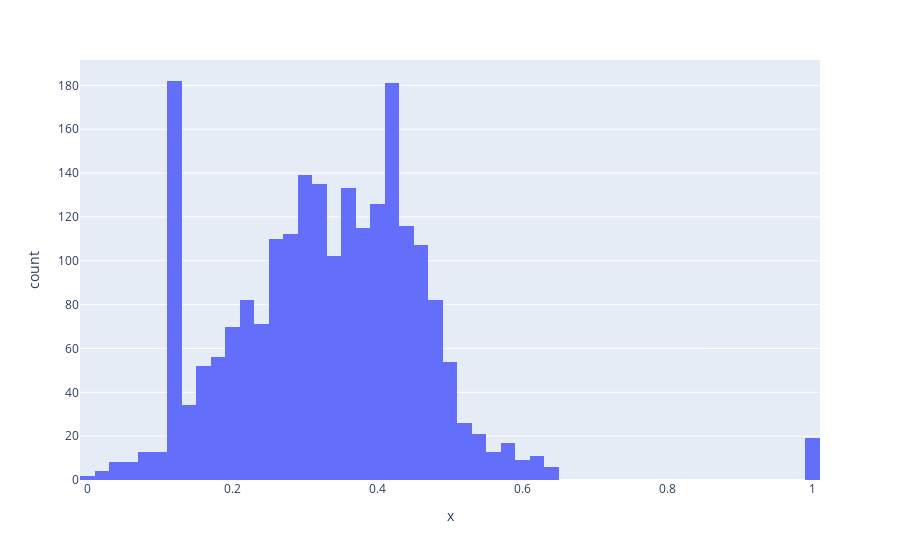

Notebook cell for this chart:
### Code cell
query_mat = res1_np[df["best_flight_sim"] > 0.65]
print(query_mat.shape)

df["best_flight_sim"] = cosine_similarity(query_mat, res1_np).T.max(axis = 1)
px.histogram(x = df["best_flight_sim"])

### Figure 1 — Plotly figure (JSON) as saved in the notebook; plotly's stock layout.template omitted (floating-point values rounded to 4 significant figures; data arrays with more than 128 entries replaced by an {"elided": "..."} marker saying what was removed)
{"data": [{"alignmentgroup": "True", "bingroup": "x", "hoverlabel": {"namelength": 0}, "hovertemplate": "x=%{x}<br>count=%{y}", "legendgroup": "", "marker": {"color": "#636efa"}, "name": "", "offsetgroup": "", "orientation": "v", "showlegend": false, "type": "histogram", "x": {"elided": "2229 float values"}, "xaxis": "x", "yaxis": "y"}], "layout": {"barmode": "relative", "legend": {"tracegroupgap": 0}, "margin": {"t": 60}, "xaxis": {"anchor": "y", "domain": [0, 1], "title": {"text": "x"}}, "yaxis": {"anchor": "x", "domain": [0, 1], "title": {"text": "count"}}}}
